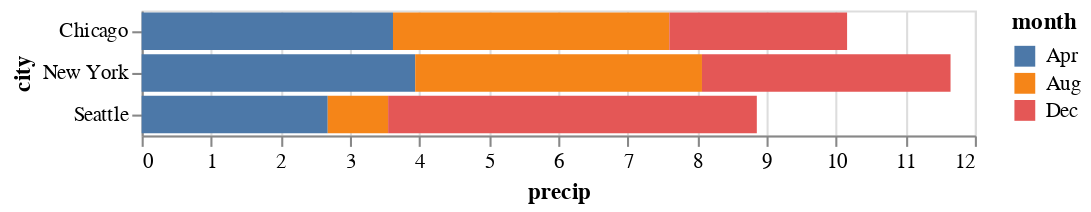

This figure's notebook cell:
### Code cell
alt.Chart(df).mark_bar().encode(
    alt.X('precip'), 
    alt.Y('city'), 
    alt.Color('month'),
)

### Figure 1 — Vega-Lite specification as saved in the notebook (floating-point values rounded to 4 significant figures)
{"config": {"view": {"continuousWidth": 400, "continuousHeight": 300}}, "data": {"name": "data-fdfbb22e8e0e89f6556d8a3b434b0c97"}, "mark": "bar", "encoding": {"color": {"type": "nominal", "field": "month"}, "x": {"type": "quantitative", "field": "precip"}, "y": {"type": "nominal", "field": "city"}}, "$schema": "https://vega.github.io/schema/vega-lite/v4.8.1.json", "datasets": {"data-fdfbb22e8e0e89f6556d8a3b434b0c97": [{"city": "Seattle", "month": "Apr", "precip": 2.68}, {"city": "Seattle", "month": "Aug", "precip": 0.87}, {"city": "Seattle", "month": "Dec", "precip": 5.31}, {"city": "New York", "month": "Apr", "precip": 3.94}, {"city": "New York", "month": "Aug", "precip": 4.13}, {"city": "New York", "month": "Dec", "precip": 3.58}, {"city": "Chicago", "month": "Apr", "precip": 3.62}, {"city": "Chicago", "month": "Aug", "precip": 3.98}, {"city": "Chicago", "month": "Dec", "precip": 2.56}]}}
